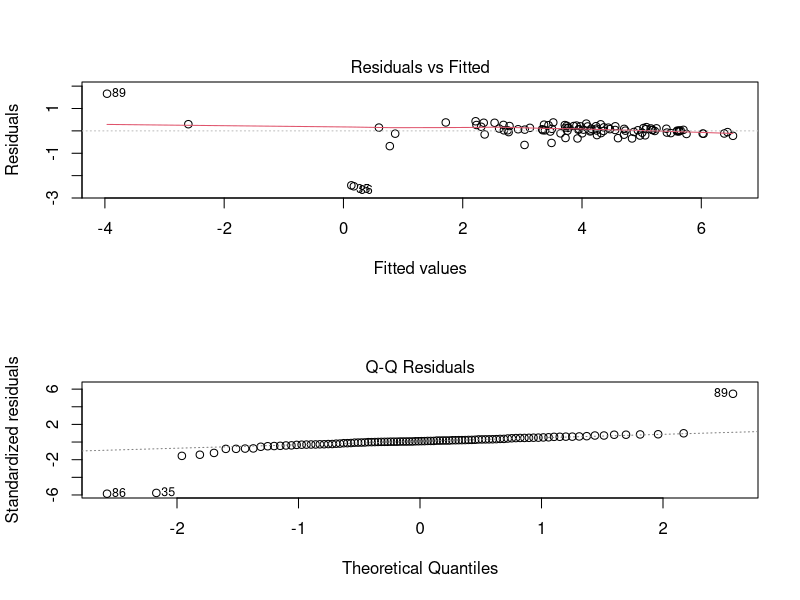
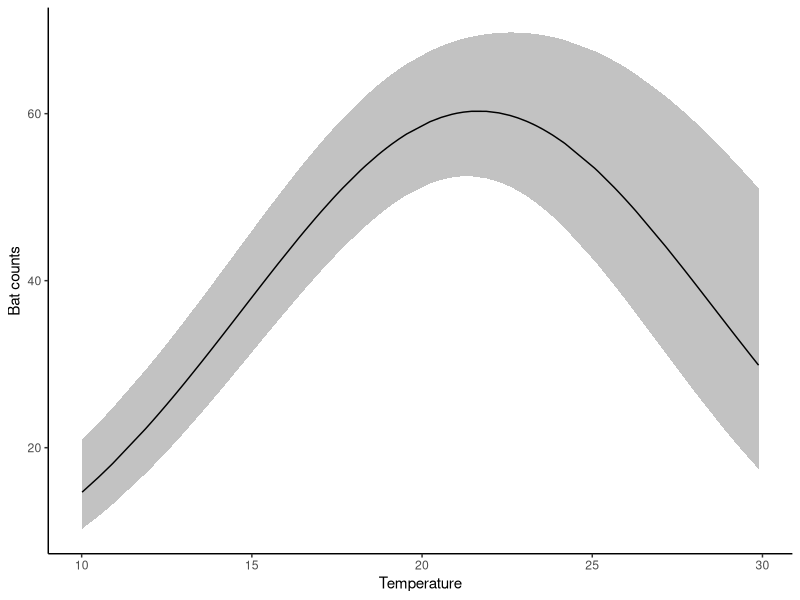
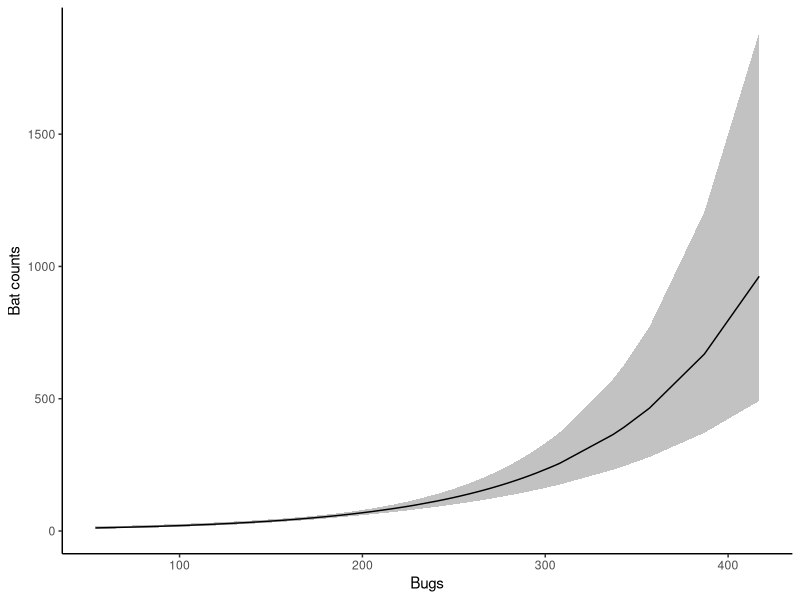
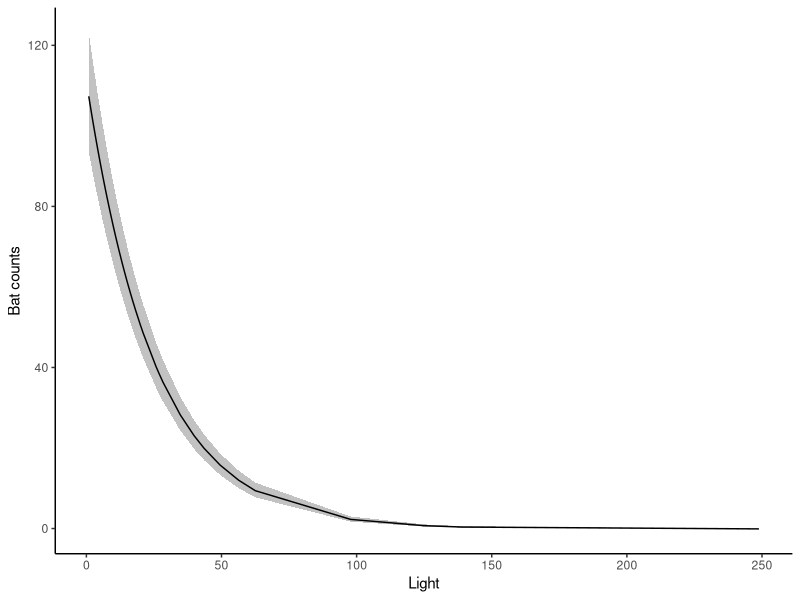

Reproduce these figures in R, in order.
#More simulated bat data, this time within a causal modeling framework
setwd("./03 Linear models 2")

set.seed(123)
N <- 100
temp <- runif(N,10,30) #Temperature
humidity <- temp+40+rnorm(N,0,5) #Humidity
clouds <- rbeta(N,6,3) #Cloud cover
light <- 3000*exp(clouds*-10)+rexp(N,0.3) #Light levels
# bugs <- round(runif(N,0,100))
bugs <- rpois(N,abs(-30+temp*0.1+0.3*temp^2)+rgamma(N,10,0.1)) #Bugs per night (negbin)

#In this model, bats care about temperature, light, and bugs

#True causal model: 
# bats <- poly(temp,2) + light + bugs
# bugs <- poly(temp,2)
# light <- clouds
# humidity <- temp
  
tempEff <- 0.01*(-temp+5)*(temp - 40)
lightEff <- light*(-0.05)
bugEff <- bugs*0.01
ybats <- tempEff + bugEff + lightEff
bats <- rpois(N,exp(ybats))
dat <- data.frame(bats,temp,humidity,clouds,light,bugs)
write.csv(dat,file='batDat2.csv')

mod1 <- lm(log(bats+0.1)~poly(temp,2)+light+bugs,data=dat)
par(mfrow=c(2,1))
plot(mod1,which=c(1,2)) #Couple outliers, but not horrible

summary(mod1) #Pretty good. Coeffs for poly are from othogonal polynomials

library(tidyverse)
theme_set(theme_classic())
library(ggeffects)

data.frame(ggpredict(mod1,terms='temp',back.transform = TRUE)) %>% 
  ggplot(aes(x,predicted))+
  geom_ribbon(aes(ymax=conf.high,ymin=conf.low),alpha=0.3)+
  geom_line()+labs(x='Temperature',y='Bat counts')

data.frame(ggpredict(mod1,terms='bugs',back.transform = TRUE)) %>% 
  ggplot(aes(x,predicted))+
  geom_ribbon(aes(ymax=conf.high,ymin=conf.low),alpha=0.3)+
  geom_line()+labs(x='Bugs',y='Bat counts')

data.frame(ggpredict(mod1,terms='light',back.transform = TRUE)) %>% 
  ggplot(aes(x,predicted))+
  geom_ribbon(aes(ymax=conf.high,ymin=conf.low),alpha=0.3)+
  geom_line()+labs(x='Light',y='Bat counts')
